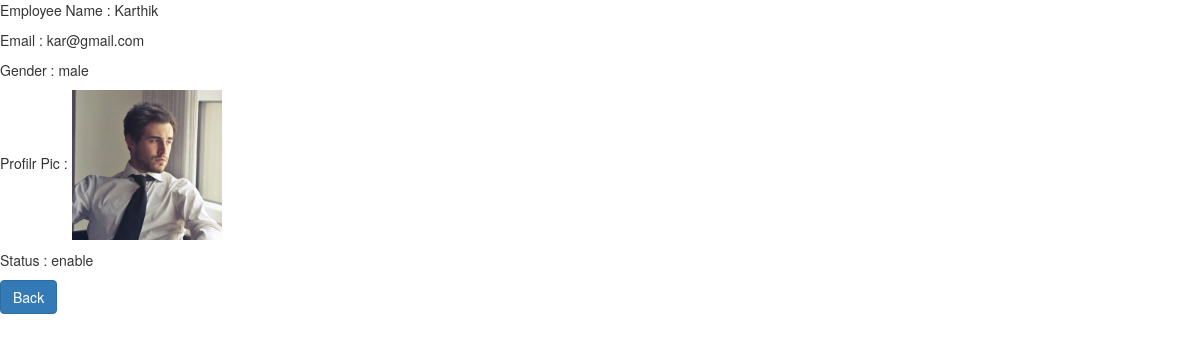
Screenshot of /details/3 with the database file from the repository.
### empapp/models.py (models this page shows)
class Employee(models.Model):
    Gender_status=(('male','Male'),('Female','Female'))
    employee_status=(('enable','Enable'),('disable','Desable'))
    employee_fullname=models.CharField(max_length=100)
    email_id=models.EmailField()
    gender=models.CharField(max_length=10,choices=Gender_status,default='Male')
    Profile_Pic=models.ImageField(upload_to='images/')
    employee_status=models.CharField(max_length=10,choices=employee_status,default='Male')

### empapp/views.py (the view)
# urls.py: path('details/<int:pk>',views.Employee_details_view.as_view(),name='detail'),
class Employee_details_view(DetailView):
    model = Employee

### templates/empapp/employee_detail.html (shortened to what this page needs)
<!DOCTYPE html>
<html lang="en" dir="ltr">
  <head>
    <link rel="stylesheet" href="https://maxcdn.bootstrapcdn.com/bootstrap/3.4.0/css/bootstrap.min.css">
  </head>
  <body>
      <p>Employee Name : {{employee.employee_fullname}}</p>
      <p>Email : {{employee.email_id}}</p>
      <p>Gender : {{employee.gender}}</p>
      <p>Profilr Pic : <img src="{{ employee.Profile_Pic.url }}" alt="" width='150px' height='150px'></p>
      <p>Status : {{employee.employee_status}}</p>
    <p><a href="/" class='btn btn-primary btn-md'>Back</a>
    </p>
  </body>
</html>

### rows the page displays
Employee: employee_fullname "Karthik", email_id "kar@gmail.com", gender "male", Profile_Pic (picture), employee_status "enable"
